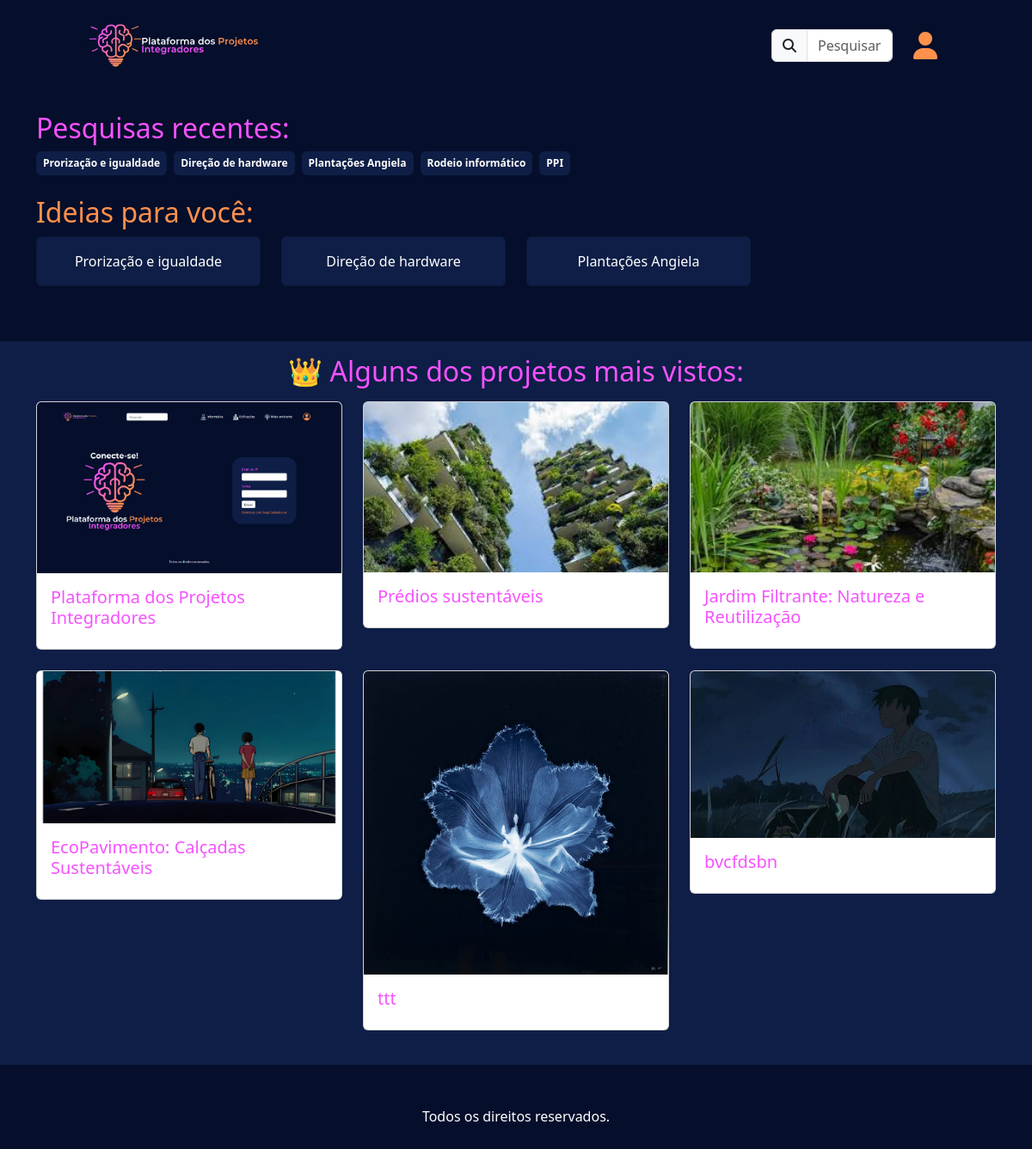
Before: /pesquisar/ with the older database file.
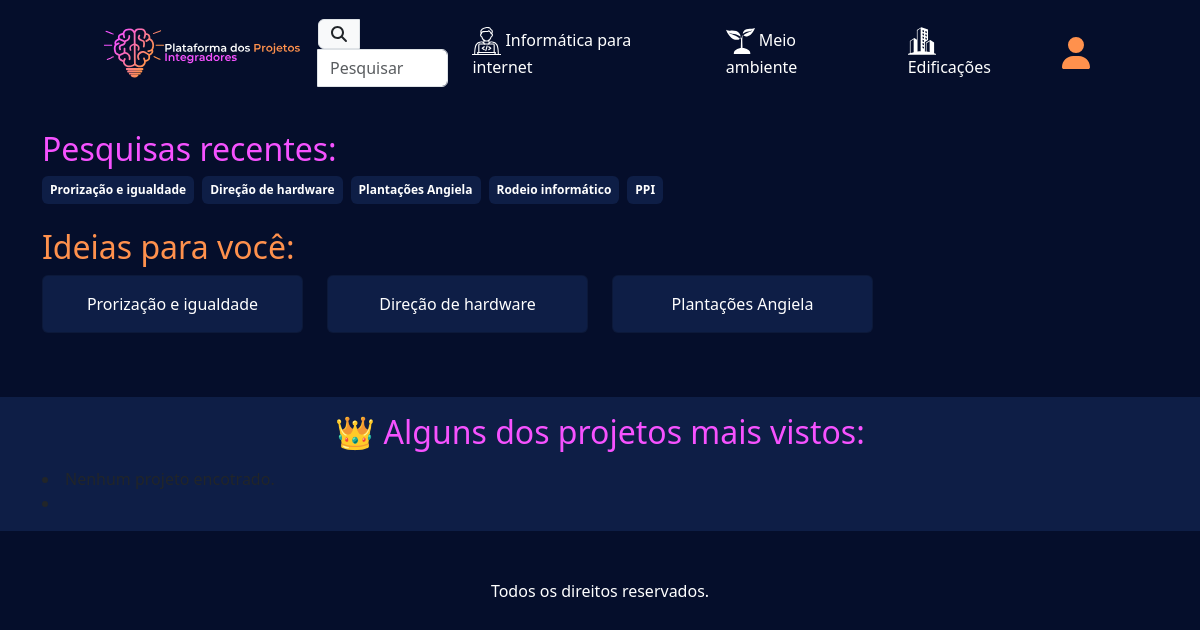
After: the same page with the newer database file.
### ppi/models.py (models this page shows, shortened)
class Projeto(models.Model):
    titulo = models.CharField(max_length=80)
    resumo = models.TextField(max_length=150)
    objetivo = models.TextField(max_length=2000)
    capa = models.ImageField('media/')
    pdf = models.FileField(blank=True, null=True)
    imagens = models.ImageField(blank=True, null=True)
    palavras_chave = models.CharField(max_length=200, blank=True, null=True)
    curso = models.ForeignKey(Curso,on_delete=models.CASCADE, related_name="projetos")
    alunos = models.ManyToManyField(Aluno, related_name="projetos", blank=True)
    orientadores = models.ManyToManyField(Orientador, related_name="projetos", blank=True)
    componentes = models.ManyToManyField(User, related_name="projetos", blank=True)
    criado_em = models.DateTimeField(auto_now_add=True,null=True)

### users/models.py (models this page shows, shortened)
class Curso(models.Model):
    titulo = models.CharField(max_length=50)
    logo = models.FileField(blank=True)

### ppi/views.py (the view)
# urls.py: path("pesquisar/", views.pesquisar, name = "pesquisar"),
def pesquisar(request):
    posts = Projeto.objects.all()
    context = {
        "projetos" : posts,
        'pesquisas': ['Prorização e igualdade', 'Direção de hardware', 'Plantações Angiela', 'Rodeio informático', 'PPI'],
        'ideias': ['Prorização e igualdade', 'Direção de hardware', 'Plantações Angiela'],
    }
    return render(request, 'pesquisar.html', context)

### ppi/context_processors.py (called while the page is built)
def cursos(request):
    return {
        "cursos" : Curso.objects.all,
    }

### ppi/templates/pesquisar.html (shortened to what this page needs)
{% extends 'base.html' %}
{% load static %}
{% block conteudo %}
<section class="container mt-4">
    <h2 class="roxinho">Pesquisas recentes:</h2>
    <div class="d-flex flex-wrap gap-2">
        {% for pesquisa in pesquisas %}
            <span class="badge blueback p-2">{{ pesquisa }}</span>
        {% endfor %}
    </div>
</section>
<section class="container mt-4">
    <h2 class="laranja">Ideias para você:</h2>
    <div class="row">
        {% for ideia in ideias %}
            <div class="col-md-3 mb-3">
                <div class="card blueback text-white text-center p-3">
                    {{ ideia }}
                </div>
            </div>
        {% endfor %}
    </div>
</section>
 <div class="container-fluid blueback">
     <section class="container mt-5 py-3">
         <h2 class="roxinho text-center mb-3">👑 Alguns dos projetos mais vistos:</h2>
         <div class="row">
             {% for projeto in projetos %}
                 <div class="col-md-4 mb-4">
                     <div class="card">
                         <img src="{{ projeto.capa.url }}" alt="{{ projeto.titulo }}" class="card-img-top">
                         <div class="card-body">
                             <h5 class="card-title roxinho">{{ projeto.titulo }}</h5>
                         </div>
                     </div>
                 </div>
                 {% empty %}
                 <li>Nenhum projeto encotrado.<li/>
             {% endfor %}
         </div>
     </section>
 </div>
{% endblock conteudo %}

### ppi/templates/base.html (shortened to what this page needs)
{% load static %}
<!doctype html>
<html lang="pt-br">
  <head>
    <link href="https://cdn.jsdelivr.net/npm/select2@4.1.0-rc.0/dist/css/select2.min.css" rel="stylesheet" />
    <link href="https://cdn.jsdelivr.net/npm/bootstrap@5.3.3/dist/css/bootstrap.min.css" rel="stylesheet">
    <link rel="stylesheet" href="{% static 'style.css' %}">
  </head>
  <body style="background-color: rgb(5, 14, 43);">
    <nav class="navbar navbar-expand-lg">
      <div class="container custom-container">
          <a class="navbar-brand" href="{% url 'index' %}">
              <img src="{% static 'imgs/logotopo.svg' %}" alt="Logo" style="max-height: 80px;">
          </a>
          <div class="collapse navbar-collapse" id="navbarSupportedContent">
              <ul class="navbar-nav mb-2 mb-lg-0 ms-auto d-flex align-items-center">
                {% if request.path == "/pesquisar/" %}
                <form
                    method="GET"
                    class="d-flex justify-content-center"
                    onsubmit="return redirectToSearchPage();"
                >
                <div class="input-group">
                  <span class="input-group-text" id="basic-addon1">
                    <i class="fa-solid fa-magnifying-glass text-dark"></i>
                  </span>
                  <input type="text" id="pesquisar" class="form-control search-bar" placeholder="Pesquisar" aria-describedby="basic-addon1">
                </div>
                </form>
                {% endif %}
                  {% for curso in cursos %}
                  <li class="nav-item mx-3">
                      <a class="text-white nav-link" href="{% url 'projetos' curso.id %}">
                          <img src="{{ curso.logo.url }}" style="max-width: 1.8rem;" alt="{{curso.titulo}}">
                          {{ curso.titulo }}
                      </a>
                  </li>
                  {% endfor %}
                  {% if user.is_authenticated %}
                  <li class="nav-item ms-3">
                      <a class="nav-link" href="{% url 'verperfil' %}">
                        <i class="fa-solid fa-user fa-2xl laranja"></i>
                      </a>
                  </li>
                  <form method="post" action="{% url 'logout' %}">
                    {% csrf_token %}
                    <li class="nav-item">
                      <button type="submit" class="nav-link text-white">
                        <i class="fa-solid fa-2xl fa-right-from-bracket"></i>
                      </button>
                    </li>
                  </form>
                  {% else %}
                  <li class="nav-item ms-3">
                      <a class="nav-link" href="{% url 'login' %}">
                        <i class="fa-solid fa-user fa-2xl laranja"></i>
                      </a>
                  </li>
                  {% endif %}
              </ul>
          </div>
      </div>
    </nav>
    {% block conteudo %}
    {% endblock conteudo %}
    <footer class="py-5 text-center text-white">
      Todos os direitos reservados.
    </footer>
  </body>
</html>

Changed rows visible on the page:
removed Projeto: capa (picture), titulo "Plataforma dos Projetos Integradores"
removed Projeto: capa (picture), titulo "Prédios sustentáveis"
removed Projeto: capa (picture), titulo "Jardim Filtrante: Natureza e Reutilização"
removed Projeto: capa (picture), titulo "EcoPavimento: Calçadas Sustentáveis"
removed Projeto: capa (picture), titulo "ttt"
removed Projeto: capa (picture), titulo "bvcfdsbn"
added Curso: logo (picture), titulo "Informática para internet"
added Curso: logo (picture), titulo "Meio ambiente"
added Curso: logo (picture), titulo "Edificações"
